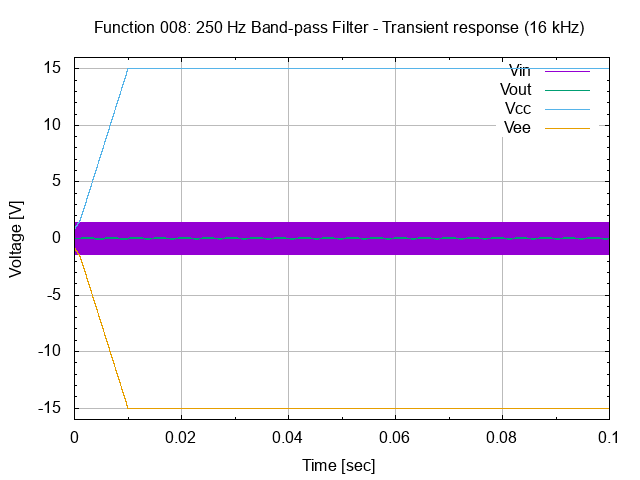

Write gnuplot code to recreate this figure.
# set terminal
set term png

# set graph
set output "26.008.00.01.02.01.png"
set title "Function 008: 250 Hz Band-pass Filter - Transient response (16 kHz)"

# setup Y-axis
set yrange [-16:16]
set grid ytics lt 1 lw 1 lc rgb "#bbbbbb"
set mytics
set ylabel "Voltage [V]"

# setup X-axis
set grid xtics lt 1 lw 1 lc rgb "#bbbbbb"
set mxtics
set xrange [0:0.1]
set xlabel "Time [sec]"

# setup plot style
set style data lines
plot '26.008.00.01.02.dat' using 1:2 title "Vin", \
     '26.008.00.01.02.dat' using 1:3 title "Vout", \
     '26.008.00.01.02.dat' using 1:4 title "Vcc", \
     '26.008.00.01.02.dat' using 1:5 title "Vee"

# set output back to default
set output

# reset terminal type
set terminal pop
